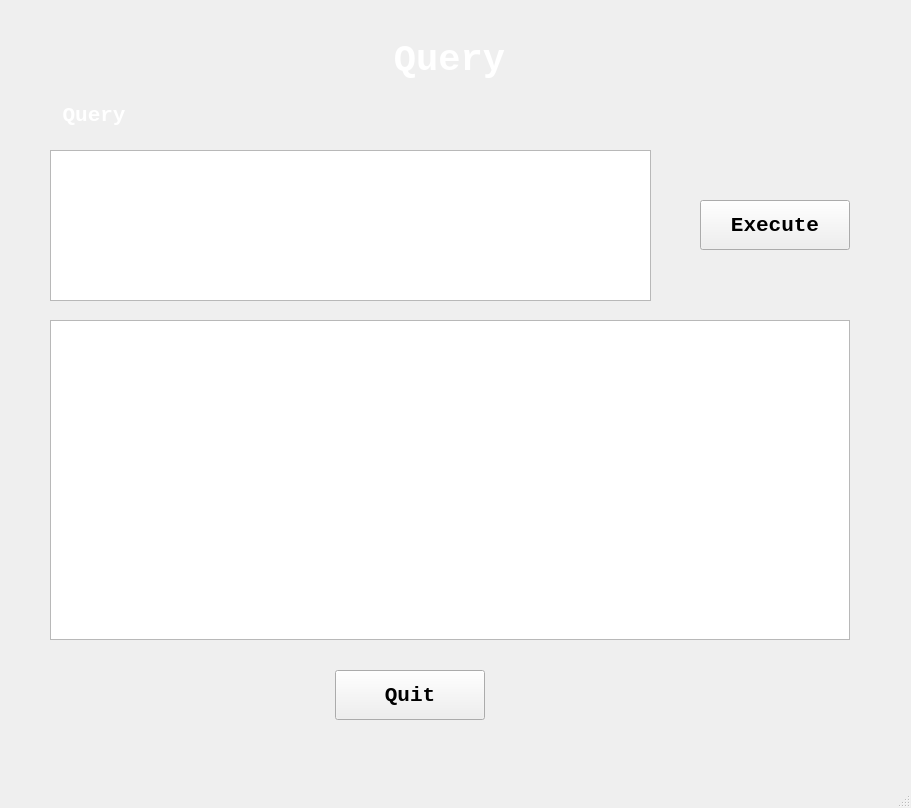
<?xml version="1.0" encoding="UTF-8"?>
<ui version="4.0">
 <class>QueryWindow</class>
 <widget class="QMainWindow" name="QueryWindow">
  <property name="geometry">
   <rect>
    <x>0</x>
    <y>0</y>
    <width>911</width>
    <height>808</height>
   </rect>
  </property>
  <property name="windowTitle">
   <string>MainWindow</string>
  </property>
  <widget class="QWidget" name="centralwidget">
   <widget class="QLabel" name="titleFind">
    <property name="geometry">
     <rect>
      <x>-1</x>
      <y>10</y>
      <width>901</width>
      <height>100</height>
     </rect>
    </property>
    <property name="font">
     <font>
      <family>Consolas</family>
      <pointsize>28</pointsize>
      <weight>75</weight>
      <bold>true</bold>
     </font>
    </property>
    <property name="styleSheet">
     <string notr="true">color: rgb(255, 255, 255);</string>
    </property>
    <property name="text">
     <string>Query</string>
    </property>
    <property name="alignment">
     <set>Qt::AlignCenter</set>
    </property>
   </widget>
   <widget class="QLabel" name="Background">
    <property name="geometry">
     <rect>
      <x>0</x>
      <y>0</y>
      <width>900</width>
      <height>750</height>
     </rect>
    </property>
    <property name="whatsThis">
     <string>&lt;html&gt;&lt;head/&gt;&lt;body&gt;&lt;p&gt;&lt;img src=&quot;:/Main/background.png&quot;/&gt;&lt;/p&gt;&lt;/body&gt;&lt;/html&gt;</string>
    </property>
    <property name="styleSheet">
     <string notr="true">background-image: url(:/Main/background.png);</string>
    </property>
    <property name="text">
     <string/>
    </property>
   </widget>
   <widget class="QLabel" name="LabelStudentID">
    <property name="geometry">
     <rect>
      <x>50</x>
      <y>90</y>
      <width>160</width>
      <height>50</height>
     </rect>
    </property>
    <property name="font">
     <font>
      <family>Consolas</family>
      <pointsize>16</pointsize>
      <weight>75</weight>
      <bold>true</bold>
     </font>
    </property>
    <property name="styleSheet">
     <string notr="true">color: rgb(255, 255, 255);</string>
    </property>
    <property name="text">
     <string> Query</string>
    </property>
   </widget>
   <widget class="QTextEdit" name="TextQuery">
    <property name="geometry">
     <rect>
      <x>50</x>
      <y>150</y>
      <width>601</width>
      <height>151</height>
     </rect>
    </property>
    <property name="font">
     <font>
      <family>Consolas</family>
      <pointsize>16</pointsize>
     </font>
    </property>
   </widget>
   <widget class="QPushButton" name="ButtonExecute">
    <property name="geometry">
     <rect>
      <x>700</x>
      <y>200</y>
      <width>150</width>
      <height>50</height>
     </rect>
    </property>
    <property name="font">
     <font>
      <family>Consolas</family>
      <pointsize>16</pointsize>
      <weight>75</weight>
      <bold>true</bold>
     </font>
    </property>
    <property name="text">
     <string>Execute</string>
    </property>
   </widget>
   <widget class="QPushButton" name="ButtonQuit">
    <property name="geometry">
     <rect>
      <x>335</x>
      <y>670</y>
      <width>150</width>
      <height>50</height>
     </rect>
    </property>
    <property name="font">
     <font>
      <family>Consolas</family>
      <pointsize>16</pointsize>
      <weight>75</weight>
      <bold>true</bold>
     </font>
    </property>
    <property name="text">
     <string>Quit</string>
    </property>
   </widget>
   <widget class="QTableWidget" name="TableData">
    <property name="geometry">
     <rect>
      <x>50</x>
      <y>320</y>
      <width>800</width>
      <height>320</height>
     </rect>
    </property>
   </widget>
   <zorder>Background</zorder>
   <zorder>titleFind</zorder>
   <zorder>LabelStudentID</zorder>
   <zorder>TextQuery</zorder>
   <zorder>ButtonExecute</zorder>
   <zorder>ButtonQuit</zorder>
   <zorder>TableData</zorder>
  </widget>
  <widget class="QMenuBar" name="menubar">
   <property name="geometry">
    <rect>
     <x>0</x>
     <y>0</y>
     <width>911</width>
     <height>26</height>
    </rect>
   </property>
  </widget>
  <widget class="QStatusBar" name="statusbar"/>
 </widget>
 <resources>
  <include location="BackGround.qrc"/>
 </resources>
 <connections/>
</ui>
